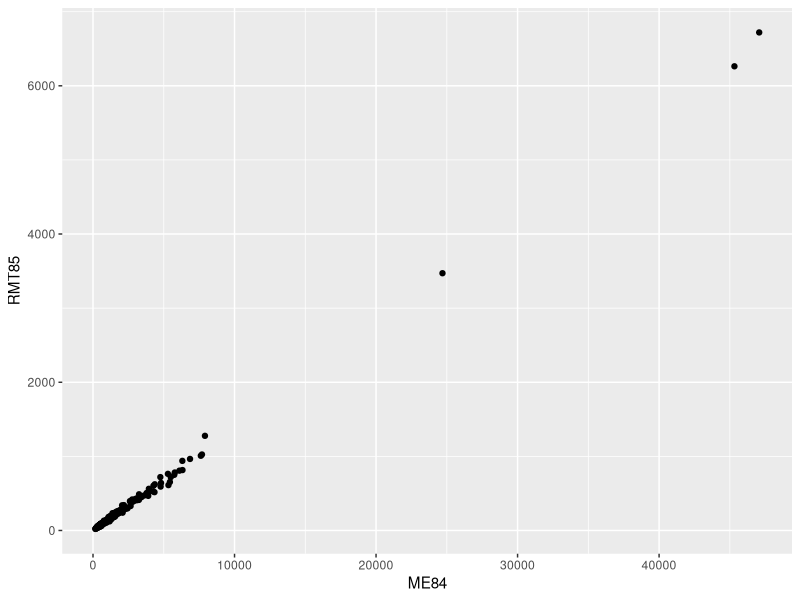
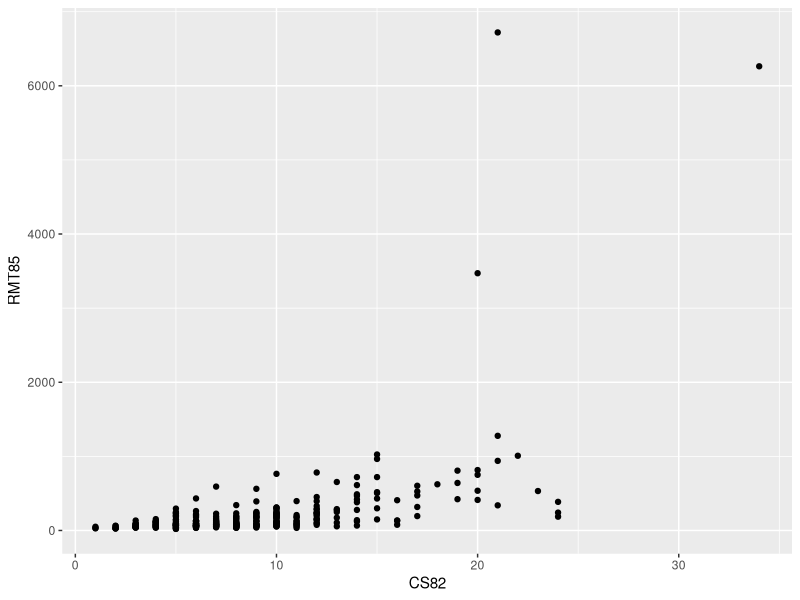

Write the R code that produced these figures, in order.
## ---- chunk 1
library(tidyverse)
library(survey)
library(sampling)

datos <- read.csv("sarndal.txt", sep="")
datos <- datos %>% mutate(TYPE = factor((rep(c("H","M","M","M","H"),length=284))))
## ---- chunk 2
set.seed(2)
clusters <- sampling::cluster(
  data = datos,
  size = 10,
  clustername = c("CL"),
  method = "srswor"
)

muestra <- getdata(datos, clusters)
## ---- chunk 3
diseno <- svydesign(data = muestra, id = ~ CL, fpc = ~ Prob)
## ---- chunk 4
total <- svytotal(~RMT85, design = diseno)
cv(total)
## ---- chunk 5
pop_totals <- table(datos$TYPE)
names(pop_totals) <- c("TYPEH", "TYPEM")
diseno_cal <- calibrate(design = diseno, ~ TYPE - 1, population = pop_totals)

total_cal <- svytotal( ~ RMT85, diseno_cal)
cv(total_cal)
## ---- chunk 6
pesos <- data.frame(type = diseno_cal$variables$TYPE, w = weights(diseno_cal))
pesos %>% group_by(type) %>% summarise(w = sum(w))

svytable(~TYPE, diseno_cal)
## ---- chunk 7
diseno_cal2 <- calibrate(
  design = diseno,
  formula = ~ TYPE - 1,
  population = pop_totals,
  aggregate = TRUE  # fuerza mismo ajuste dentro del conglomerado
)

total_cal2 <- svytotal(~RMT85, diseno_cal2)
cv(total_cal2)
## ---- chunk 8
pesos2 <- data.frame(CL = diseno_cal2$variables$CL,
                     w = weights(diseno_cal2))
pesos2 %>% group_by(CL) %>% summarise(min = min(w), max = max(w))
## ---- chunk 9
cor(datos$RMT85, datos$ME84)
cor(datos$RMT85, datos$CS82)
## ---- chunk 10
datos %>% 
ggplot(aes(x = ME84, y = RMT85)) +
  geom_point()

datos %>% 
ggplot(aes(x = CS82, y = RMT85)) +
  geom_point()
## ---- chunk 11
tot_ME84 <- sum(datos$ME84)
diseno_cal3 <- calibrate(
  design = diseno,
  formula = ~ ME84 - 1,
  population = tot_ME84,
  aggregate = TRUE
)

total_cal3 <- svytotal(~RMT85, diseno_cal3)
cv3 <- cv(total_cal3)
## ---- chunk 12
tot_CS82 <- sum(datos$CS82)
diseno_cal4 <- calibrate(
  design = diseno,
  formula = ~ CS82 - 1,
  population = tot_CS82,
  aggregate = TRUE
)

total_cal4 <- svytotal(~RMT85, diseno_cal4)
cv4 <- cv(total_cal4)
## ---- chunk 13
tot_ambas <- c(tot_ME84, tot_CS82)
names(tot_ambas) <- c("ME84", "CS82")

diseno_cal5 <- calibrate(
  design = diseno,
  formula = ~ CS82 + ME84 - 1,
  population = tot_ambas,
  aggregate = TRUE
)

total_cal5 <- svytotal(~RMT85, diseno_cal5)
cv5 <- cv(total_cal5)
## ---- chunk 14
# Mostrar resumen
resultados <- data.frame(
  metodo = c("solo_ME84", "solo_CS82", "ambas"),
  total = c(coef(total_cal3), coef(total_cal4), coef(total_cal5)),
  SE = sqrt(c(vcov(total_cal3), vcov(total_cal4), vcov(total_cal5))),
  cv = c(cv3, cv4, cv5)
)

resultados
svytotal(~ME84, diseno_cal5)
svytotal(~CS82, diseno_cal5)
## ---- chunk 15
tot_final <- c(113, 171, tot_ME84)
names(tot_final) <- c('TYPEH', 'TYPEM', 'ME84')

diseno_cal_final <- calibrate(
  design = diseno,
  formula = ~ ME84 + TYPE - 1,
  population = tot_final,
  aggregate = TRUE
)

diseno_cal_final


total_final <- svytotal(~ RMT85, diseno_cal_final)
cv(total_final)
